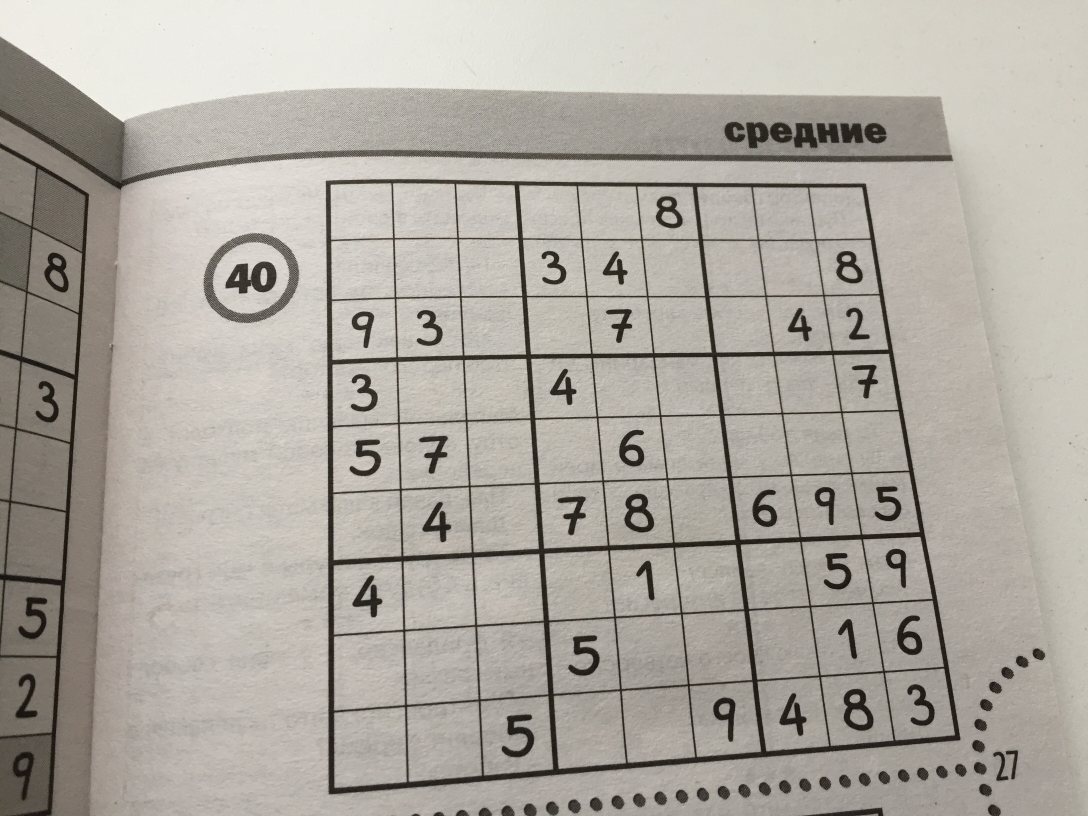
#> input picture hw1/examples1/IMG_1263.JPG, 3264 x 2448 px (shown at 1/3 size); its folder holds only this picture in this run
$ python -i Belov_inclass1.py   (imports and definitions only)
#> lines starting #> are read from the running program, lines starting #| are printed output that depends on the picture; after the words box and inside, x2 and y2 are one past the last pixel; in counts of white or black regions, pixels touching at a corner belong together
import os

from skimage import io
from skimage.morphology import dilation, disk
from skimage.feature import canny, match_template
from skimage.transform import rescale, resize, ProjectiveTransform, warp, hough_line, hough_line_peaks

import numpy as np
import cv2


SUDOKU_SHAPE = 500
ITEM_REDUCE_COEFF = 0.88

PATH_TO_TEMPLATES = 'templates'
IMG_FORMATS = ['jpg', 'jpeg', 'png']


def get_tform_points(current_points):
    """Return desired points for ProjectiveTransform."""

    #Firstly we should sort the corner's point
    current_points[:2] = np.array(sorted(current_points[:2], key=lambda x: x[1]))
    current_points[2:] = np.array(sorted(current_points[2:], key=lambda x: x[1]))

    a = current_points[:2][:, 0].mean()
    c = current_points[2:][:, 0].mean()
    b = current_points[::2][:, 1].mean()
    d = current_points[1::2][:, 1].mean()

    desired_points = [[a, b], [a, d], [c, b], [c, d]]
    desired_points = np.array(desired_points, dtype=np.int32)

    return desired_points


def find_corners(image):
    edges = canny(image)
    selem = disk(1)
    edges = dilation(edges, selem)

    edges = (edges).astype(np.uint8)
    ext_contours = cv2.findContours(edges.copy(), cv2.RETR_EXTERNAL, cv2.CHAIN_APPROX_SIMPLE)[0]
    contour = max(ext_contours, key=cv2.contourArea)
    contour = contour.squeeze()

    epsilon = 0.05 * cv2.arcLength(contour, True)
    corners = cv2.approxPolyDP(contour, epsilon, True).squeeze()

    return corners


def transform_image(image, corners):
    corners = sorted(corners, key=lambda x: x[0])
    corners = np.array(corners)

    desired_corners = get_tform_points(corners)

    tform = ProjectiveTransform()
    tform.estimate(desired_corners, corners)
    image_warped = warp(image, tform)

    return image_warped, desired_corners


def crop_image(image, corners):
    left, bot = corners.min(axis=0)
    right, top = corners.max(axis=0)

    image_cropped = image[bot: top, left:right]
    side = max(image_cropped.shape)

    image_cropped = resize(image_cropped, (side, side),
                           anti_aliasing=True)
    image_cropped = rescale(image_cropped, SUDOKU_SHAPE/side)

    return image_cropped


def normalize_image(image):
    corners = find_corners(image)
    image_warped, desired_corners = transform_image(image, corners)
    image_cropped = crop_image(image_warped, desired_corners)

    return image_cropped


# [67 lines left out: functions get_sudoku_items, get_image_paths, load_templates, find_max_digits_corr, recognize_digits, not called in this run]

>>> import cv2
>>> picture = cv2.imread('examples1/IMG_1263.JPG', cv2.IMREAD_GRAYSCALE)
>>> result = normalize_image(picture)
#> in find_corners, `edges = canny(image)`:
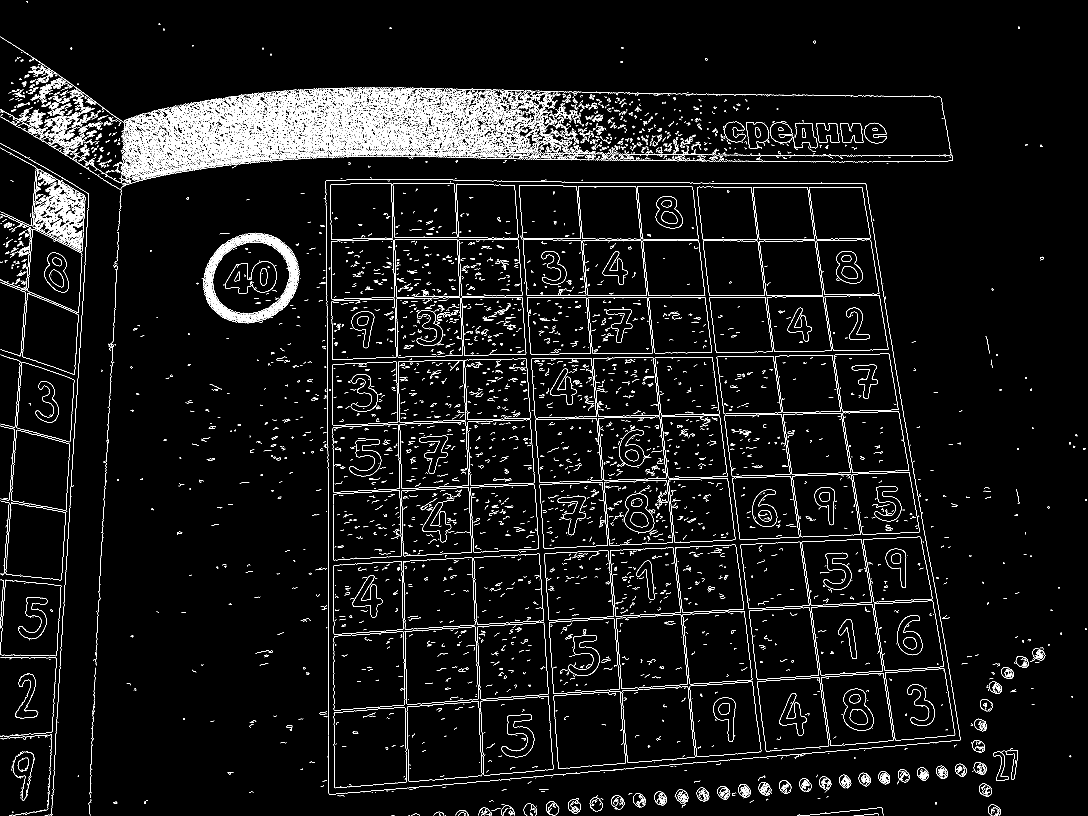
#> edges: shape (2448, 3264) bool (shown at 1/3 size); 3.8% white in thin lines or dots
#> in find_corners, `edges = dilation(edges, selem)`:
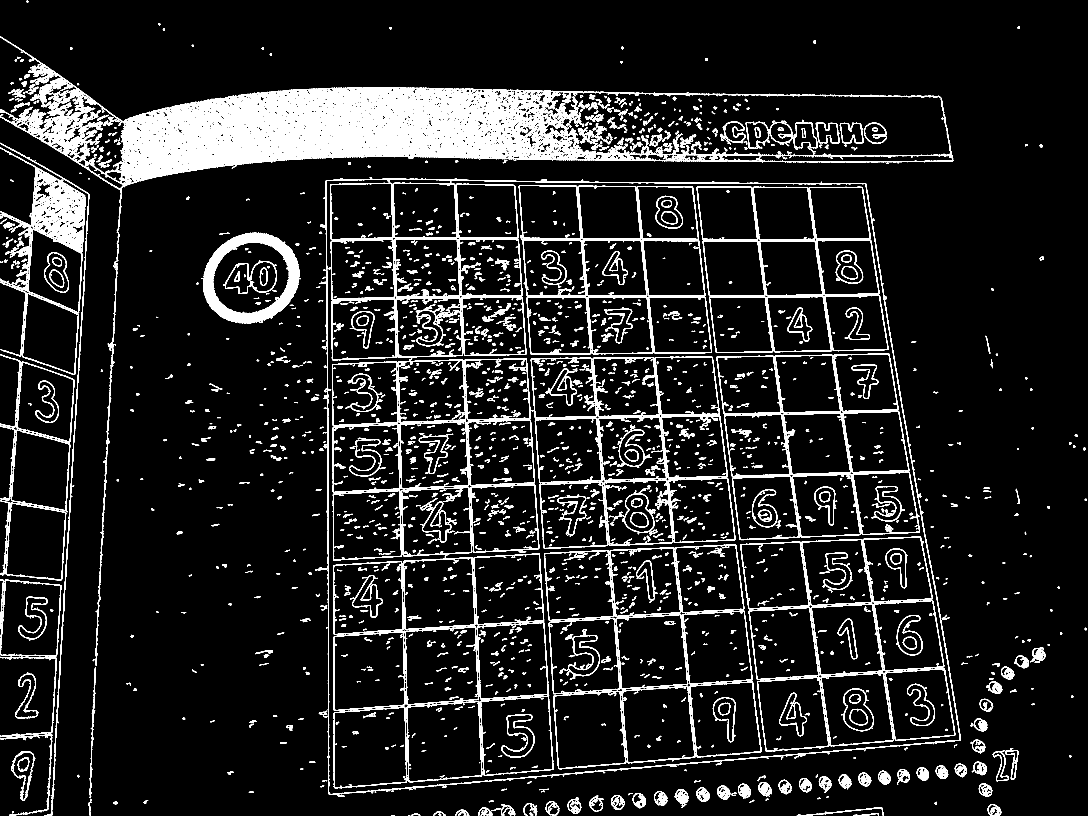
#> edges: shape (2448, 3264) bool (shown at 1/3 size); 10% white; 2457 white regions (234 under 20 px)
#> in find_corners, `ext_contours = cv2.findContours(edges.copy(), cv2.RETR_EXTERNAL, cv2.C..`: ext_contours = 522 contours, 113 with area under 20; largest, box (x1, y1, x2, y2) and area: (970, 536, 2883, 2385) 3100828, (0, 109, 2860, 694) 533901, (66, 503, 258, 1125) 86338, (604, 697, 899, 971) 60920, (0, 1738, 185, 1970) 37663
#> in find_corners, `contour = max(ext_contours, key=cv2.contourArea)`: contour = contour of 1591 points, box (x1, y1, x2, y2) (970, 536, 2883, 2385), area 3100828
#> in find_corners, `contour = contour.squeeze()`: contour = 1591 pairs, first value 970 to 2882, second value 536 to 2384
#> in find_corners, `epsilon = 0.05 * cv2.arcLength(contour, True)`: epsilon = 378.9
#> in find_corners, `corners = cv2.approxPolyDP(contour, epsilon, True).squeeze()`: corners = [[976, 543], [987, 2383], [2881, 2220], [2597, 550]]
#> in transform_image, `corners = sorted(corners, key=lambda x: x[0])`: corners = [[976, 543], [987, 2383], [2597, 550], [2881, 2220]]
#> in get_tform_points, `a = current_points[:2][:, 0].mean()`: a = 981.5
#> in get_tform_points, `c = current_points[2:][:, 0].mean()`: c = 2739
#> in get_tform_points, `b = current_points[::2][:, 1].mean()`: b = 546.5
#> in get_tform_points, `d = current_points[1::2][:, 1].mean()`: d = 2301.5
#> in get_tform_points, `desired_points = [[a, b], [a, d], [c, b], [c, d]]`: desired_points = [[981.5, 546.5], [981.5, 2301.5], [2739, 546.5], [2739, 2301.5]]
#> in get_tform_points, `desired_points = np.array(desired_points, dtype=np.int32)`: desired_points = [[981, 546], [981, 2301], [2739, 546], [2739, 2301]]
#> in transform_image, `desired_corners = get_tform_points(corners)`: desired_corners has the same summary as desired_points in get_tform_points
#> in transform_image, `image_warped = warp(image, tform)`:
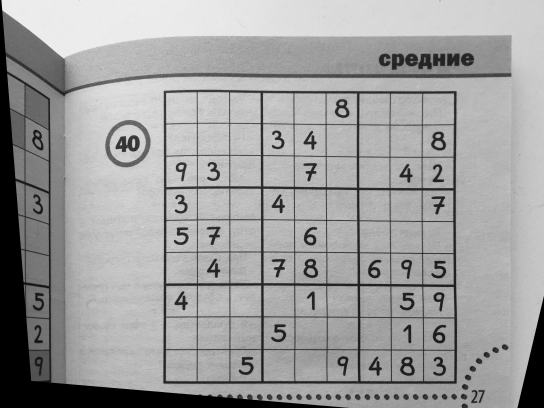
#> image_warped: shape (2448, 3264) float64 (shown at 1/6 size); min 0, max 0.981, mean 0.622
#> in normalize_image, `image_warped, desired_corners = transform_image(image, corners)`: desired_corners has the same summary as desired_points in get_tform_points
#> in crop_image, `left, bot = corners.min(axis=0)`: left = 981; bot = 546
#> in crop_image, `right, top = corners.max(axis=0)`: right = 2739; top = 2301
#> in crop_image, `image_cropped = image[bot: top, left:right]`:
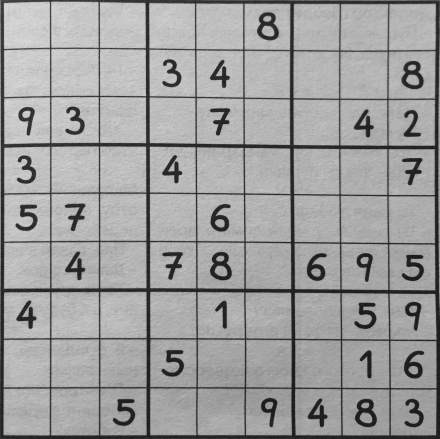
#> image_cropped: shape (1755, 1758) float64 (shown at 1/4 size); min 0.0257, max 0.901, mean 0.626
#> in crop_image, `image_cropped = rescale(image_cropped, SUDOKU_SHAPE/side)`:
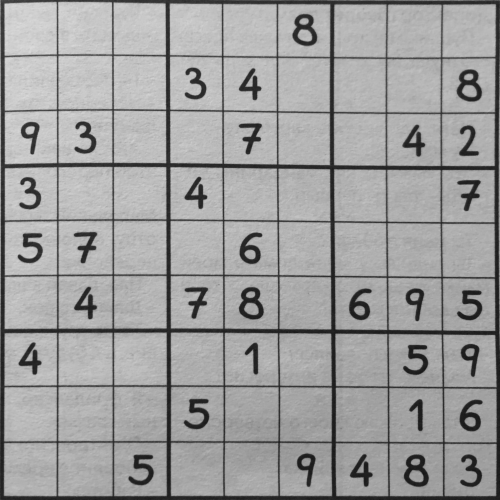
#> image_cropped: shape (500, 500) float64; min 0.0861, max 0.855, mean 0.626

$ run again, on hw1/examples1/IMG_1264.JPG
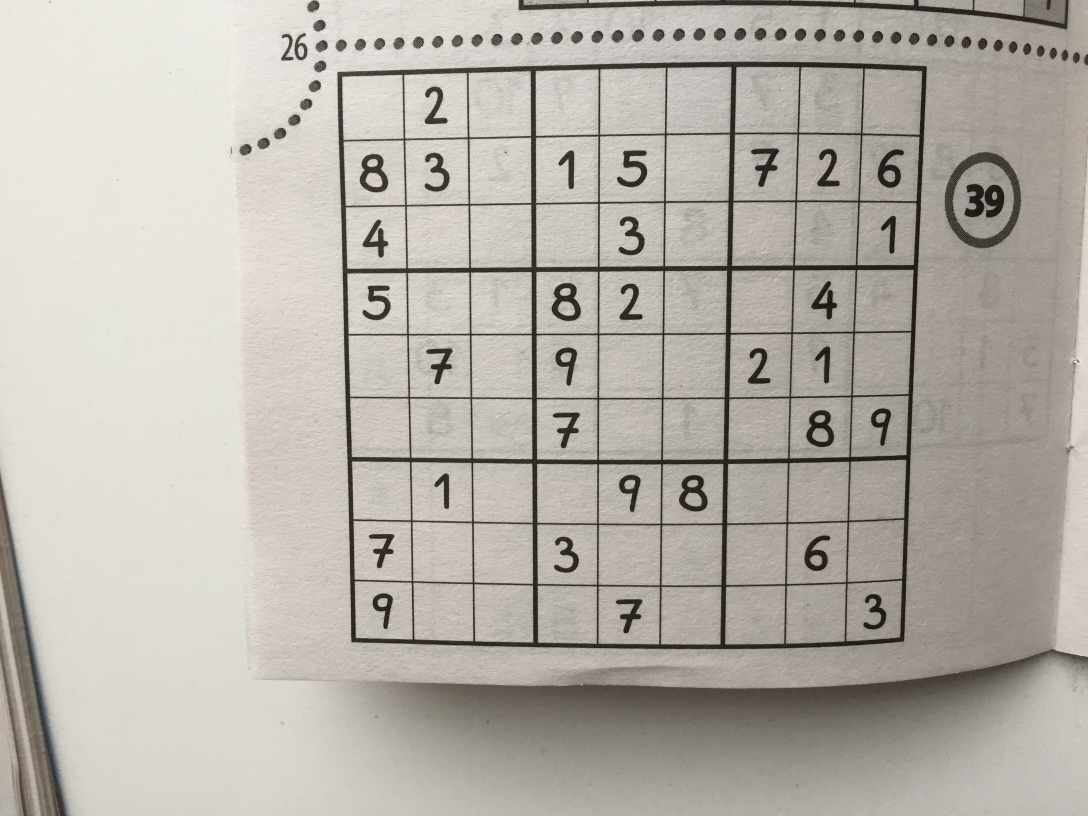
#> input picture hw1/examples1/IMG_1264.JPG, 3264 x 2448 px (shown at 1/3 size)
#> in find_corners, `edges = dilation(edges, selem)`:
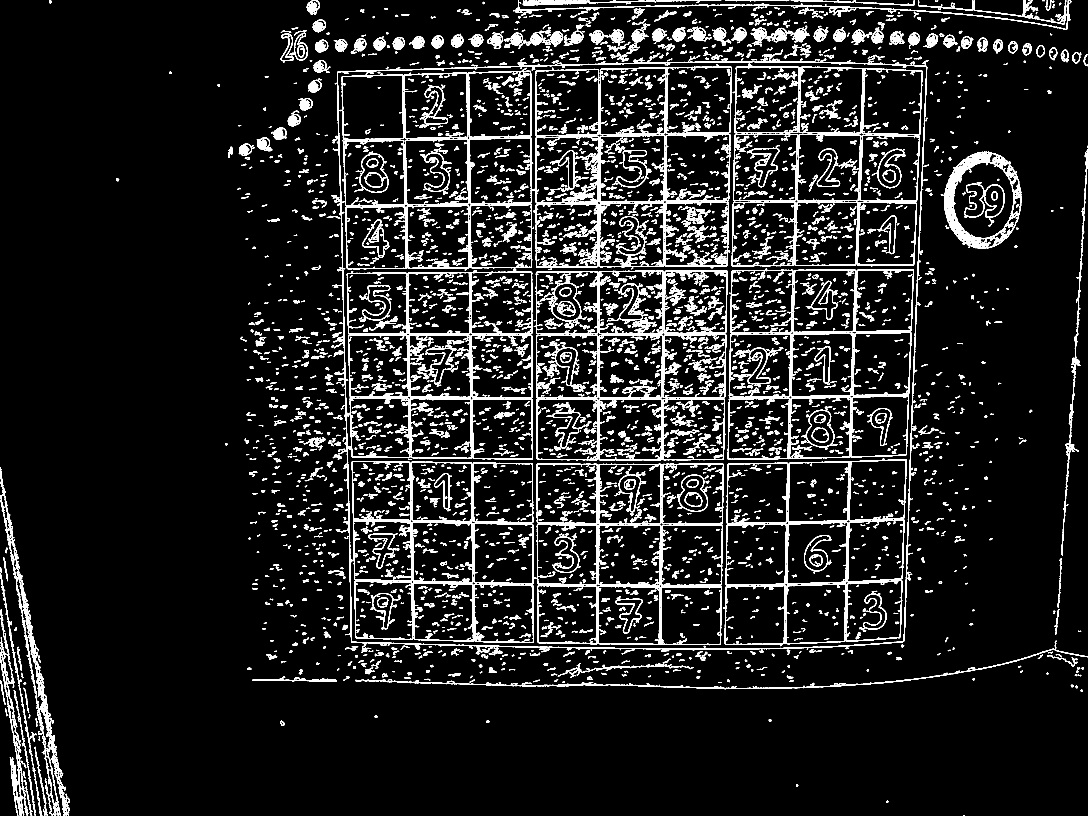
#> edges: shape (2448, 3264) bool (shown at 1/3 size); 8.6% white; 4454 white regions (332 under 20 px)
#> ext_contours = 1220 contours, 237 with area under 20; largest, box (x1, y1, x2, y2) and area: (1004, 175, 2782, 1951) 2991039, (2822, 455, 3065, 747) 52445, (0, 1401, 208, 2448) 18372, (0, 1899, 85, 2448) 5314, (1066, 1946, 3264, 2068) 5054
#> in find_corners, `contour = max(ext_contours, key=cv2.contourArea)`: contour = contour of 1476 points, box (x1, y1, x2, y2) (1004, 175, 2782, 1951), area 2991039
#> in find_corners, `contour = contour.squeeze()`: contour = 1476 pairs, first value 1004 to 2781, second value 175 to 1950
#> epsilon = 396.5
#> in find_corners, `corners = cv2.approxPolyDP(contour, epsilon, True).squeeze()`: corners = [[2778, 197], [1011, 216], [1054, 1927], [2712, 1923]]
#> in transform_image, `corners = sorted(corners, key=lambda x: x[0])`: corners = [[1011, 216], [1054, 1927], [2712, 1923], [2778, 197]]
#> a = 1032.5
#> c = 2745
#> b = 206.5
#> d = 1925
#> in get_tform_points, `desired_points = [[a, b], [a, d], [c, b], [c, d]]`: desired_points = [[1032.5, 206.5], [1032.5, 1925], [2745, 206.5], [2745, 1925]]
#> in get_tform_points, `desired_points = np.array(desired_points, dtype=np.int32)`: desired_points = [[1032, 206], [1032, 1925], [2745, 206], [2745, 1925]]
#> in transform_image, `desired_corners = get_tform_points(corners)`: desired_corners has the same summary as desired_points in get_tform_points
#> in normalize_image, `image_warped, desired_corners = transform_image(image, corners)`: desired_corners has the same summary as desired_points in get_tform_points
#> left = 1032; bot = 206
#> right = 2745; top = 1925
#> in crop_image, `image_cropped = rescale(image_cropped, SUDOKU_SHAPE/side)`:
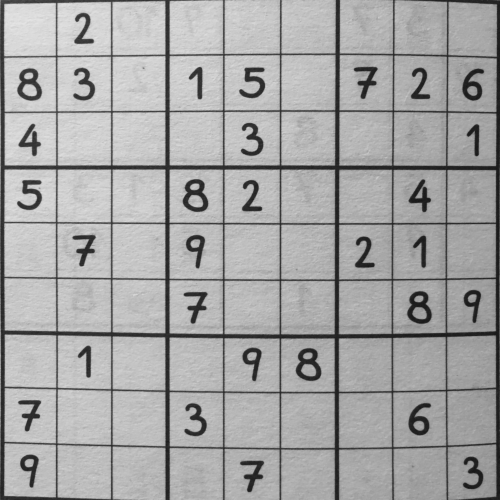
#> image_cropped: shape (500, 500) float64; min 0.0823, max 0.898, mean 0.655

$ run again, on hw1/examples1/IMG_1286.JPG
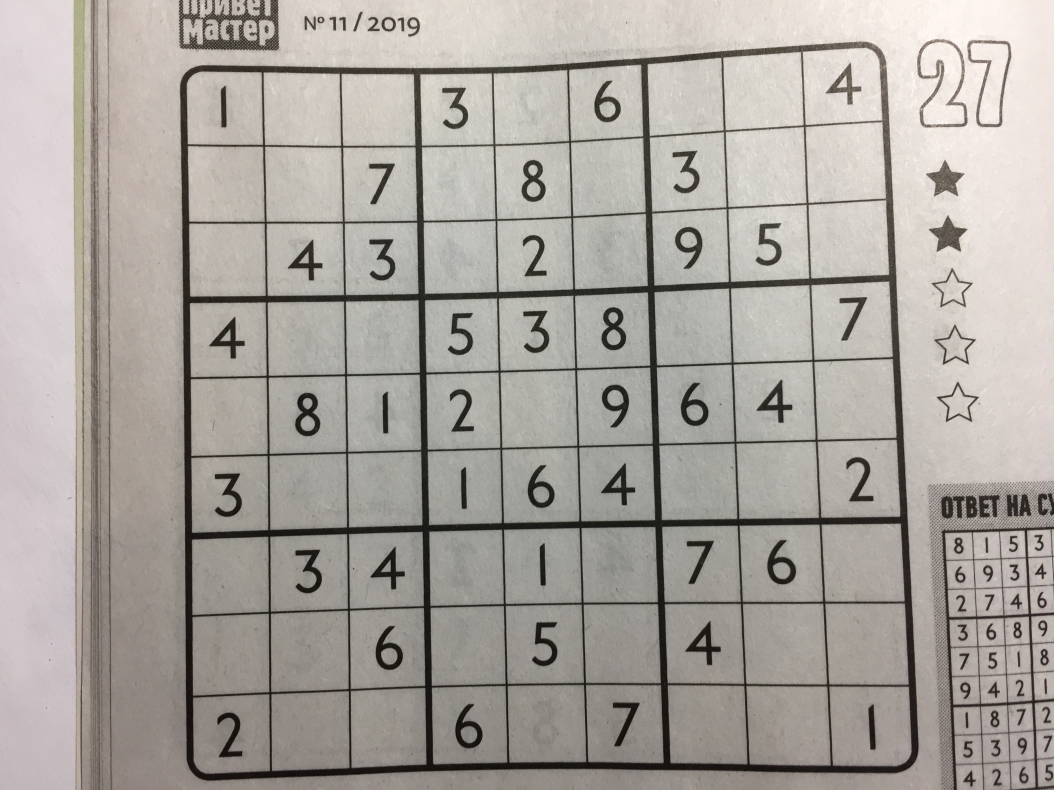
#> input picture hw1/examples1/IMG_1286.JPG, 3162 x 2370 px (shown at 1/3 size)
#> in find_corners, `edges = dilation(edges, selem)`:
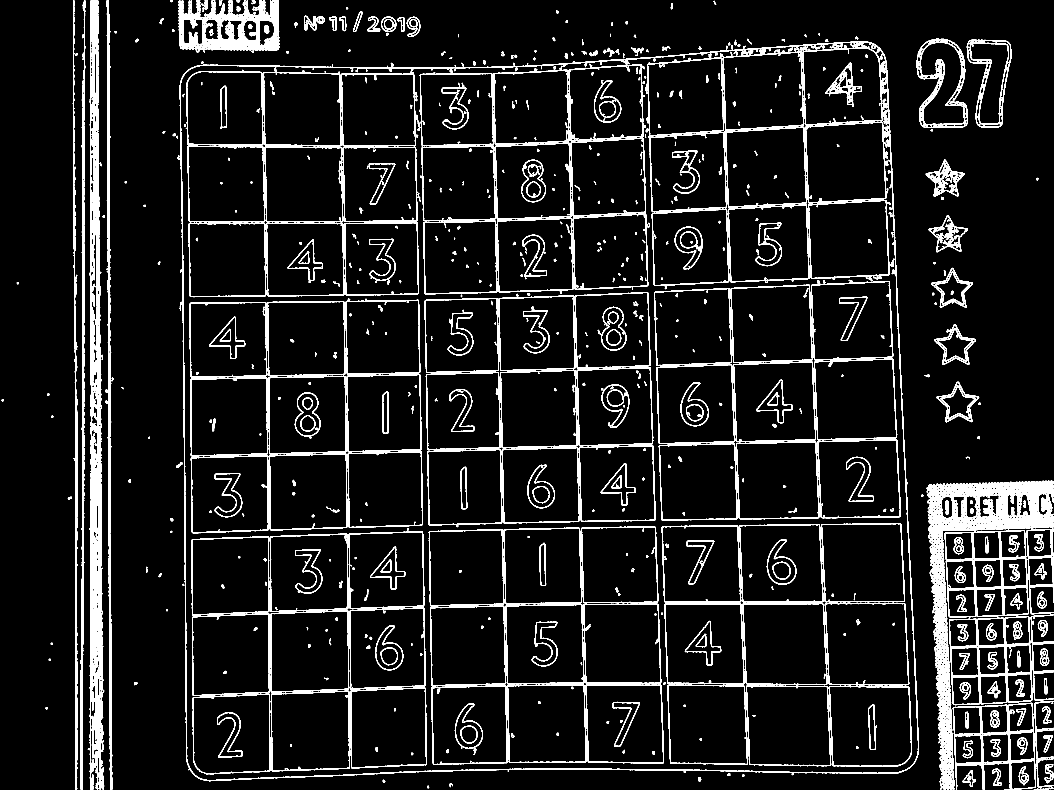
#> edges: shape (2370, 3162) bool (shown at 1/3 size); 7.9% white; 956 white regions (107 under 20 px)
#> ext_contours = 192 contours, 30 with area under 20; largest, box (x1, y1, x2, y2) and area: (539, 123, 2757, 2344) 4617530, (2780, 1441, 3162, 2370) 77120, (268, 0, 313, 2370) 65507, (2847, 1848, 3098, 2116) 61318, (2833, 1590, 3087, 1853) 61078
#> in find_corners, `contour = max(ext_contours, key=cv2.contourArea)`: contour = contour of 1444 points, box (x1, y1, x2, y2) (539, 123, 2757, 2344), area 4617530
#> in find_corners, `contour = contour.squeeze()`: contour = 1444 pairs, first value 539 to 2756, second value 123 to 2343
#> epsilon = 444.1
#> in find_corners, `corners = cv2.approxPolyDP(contour, epsilon, True).squeeze()`: corners = [[2637, 142], [552, 221], [585, 2328], [2740, 2293]]
#> in transform_image, `corners = sorted(corners, key=lambda x: x[0])`: corners = [[552, 221], [585, 2328], [2637, 142], [2740, 2293]]
#> a = 568.5
#> c = 2688.5
#> b = 181.5
#> d = 2310.5
#> in get_tform_points, `desired_points = [[a, b], [a, d], [c, b], [c, d]]`: desired_points = [[568.5, 181.5], [568.5, 2310.5], [2688.5, 181.5], [2688.5, 2310.5]]
#> in get_tform_points, `desired_points = np.array(desired_points, dtype=np.int32)`: desired_points = [[568, 181], [568, 2310], [2688, 181], [2688, 2310]]
#> in transform_image, `desired_corners = get_tform_points(corners)`: desired_corners has the same summary as desired_points in get_tform_points
#> in normalize_image, `image_warped, desired_corners = transform_image(image, corners)`: desired_corners has the same summary as desired_points in get_tform_points
#> left = 568; bot = 181
#> right = 2688; top = 2310
#> in crop_image, `image_cropped = rescale(image_cropped, SUDOKU_SHAPE/side)`:
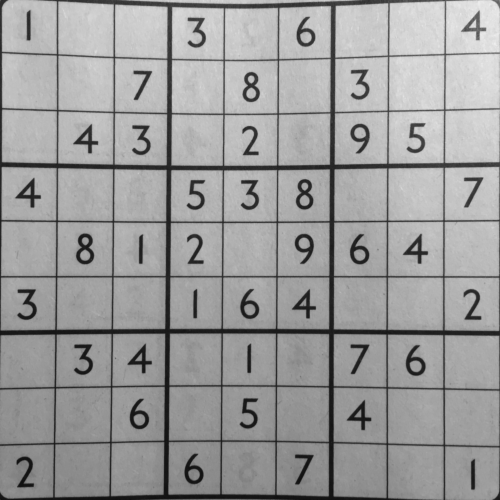
#> image_cropped: shape (500, 500) float64; min 0.0642, max 0.935, mean 0.615
